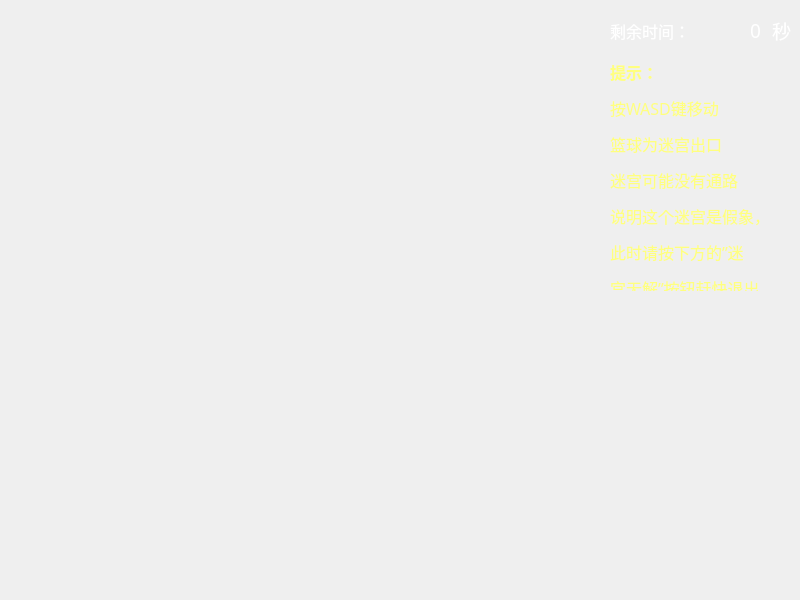
<?xml version="1.0" encoding="UTF-8"?>
<ui version="4.0">
 <class>PlayWindow</class>
 <widget class="QMainWindow" name="PlayWindow">
  <property name="geometry">
   <rect>
    <x>0</x>
    <y>0</y>
    <width>800</width>
    <height>600</height>
   </rect>
  </property>
  <property name="minimumSize">
   <size>
    <width>800</width>
    <height>600</height>
   </size>
  </property>
  <property name="maximumSize">
   <size>
    <width>800</width>
    <height>600</height>
   </size>
  </property>
  <property name="windowTitle">
   <string>闯关中</string>
  </property>
  <property name="windowIcon">
   <iconset resource="res.qrc">
    <normaloff>:/res/destination.jpg</normaloff>:/res/destination.jpg</iconset>
  </property>
  <widget class="QWidget" name="centralwidget">
   <widget class="QLabel" name="label">
    <property name="geometry">
     <rect>
      <x>610</x>
      <y>10</y>
      <width>91</width>
      <height>41</height>
     </rect>
    </property>
    <property name="font">
     <font>
      <family>黑体</family>
      <pointsize>12</pointsize>
     </font>
    </property>
    <property name="styleSheet">
     <string notr="true">color:rgb(255, 255, 255);</string>
    </property>
    <property name="text">
     <string>剩余时间：</string>
    </property>
   </widget>
   <widget class="QLabel" name="timeLabel">
    <property name="geometry">
     <rect>
      <x>710</x>
      <y>10</y>
      <width>51</width>
      <height>41</height>
     </rect>
    </property>
    <property name="font">
     <font>
      <family>黑体</family>
      <pointsize>14</pointsize>
     </font>
    </property>
    <property name="styleSheet">
     <string notr="true">color:rgb(255, 255, 255);</string>
    </property>
    <property name="text">
     <string>0</string>
    </property>
    <property name="alignment">
     <set>Qt::AlignRight|Qt::AlignTrailing|Qt::AlignVCenter</set>
    </property>
   </widget>
   <widget class="QLabel" name="label_2">
    <property name="geometry">
     <rect>
      <x>610</x>
      <y>60</y>
      <width>171</width>
      <height>231</height>
     </rect>
    </property>
    <property name="font">
     <font>
      <family>华文行楷</family>
      <pointsize>12</pointsize>
     </font>
    </property>
    <property name="styleSheet">
     <string notr="true">color:rgb(255, 255, 127);</string>
    </property>
    <property name="text">
     <string>&lt;html&gt;&lt;head/&gt;&lt;body&gt;&lt;p&gt;&lt;span style=&quot; font-weight:600;&quot;&gt;提示：&lt;/span&gt;&lt;/p&gt;&lt;p&gt;按WASD键移动&lt;/p&gt;&lt;p&gt;篮球为迷宫出口&lt;/p&gt;&lt;p&gt;迷宫可能没有通路&lt;/p&gt;&lt;p&gt;说明这个迷宫是假象，&lt;/p&gt;&lt;p&gt;此时请按下方的”迷&lt;/p&gt;&lt;p&gt;宫无解”按钮赶快退出&lt;/p&gt;&lt;/body&gt;&lt;/html&gt;</string>
    </property>
   </widget>
   <widget class="QLabel" name="congraLabel">
    <property name="geometry">
     <rect>
      <x>240</x>
      <y>0</y>
      <width>150</width>
      <height>120</height>
     </rect>
    </property>
    <property name="text">
     <string/>
    </property>
    <property name="pixmap">
     <pixmap resource="res.qrc">:/res/succeed.png</pixmap>
    </property>
   </widget>
   <widget class="QLabel" name="label_3">
    <property name="geometry">
     <rect>
      <x>770</x>
      <y>10</y>
      <width>21</width>
      <height>41</height>
     </rect>
    </property>
    <property name="font">
     <font>
      <family>黑体</family>
      <pointsize>14</pointsize>
     </font>
    </property>
    <property name="styleSheet">
     <string notr="true">color:rgb(255, 255, 255);</string>
    </property>
    <property name="text">
     <string>秒</string>
    </property>
    <property name="alignment">
     <set>Qt::AlignRight|Qt::AlignTrailing|Qt::AlignVCenter</set>
    </property>
   </widget>
  </widget>
 </widget>
 <resources>
  <include location="res.qrc"/>
 </resources>
 <connections/>
</ui>
